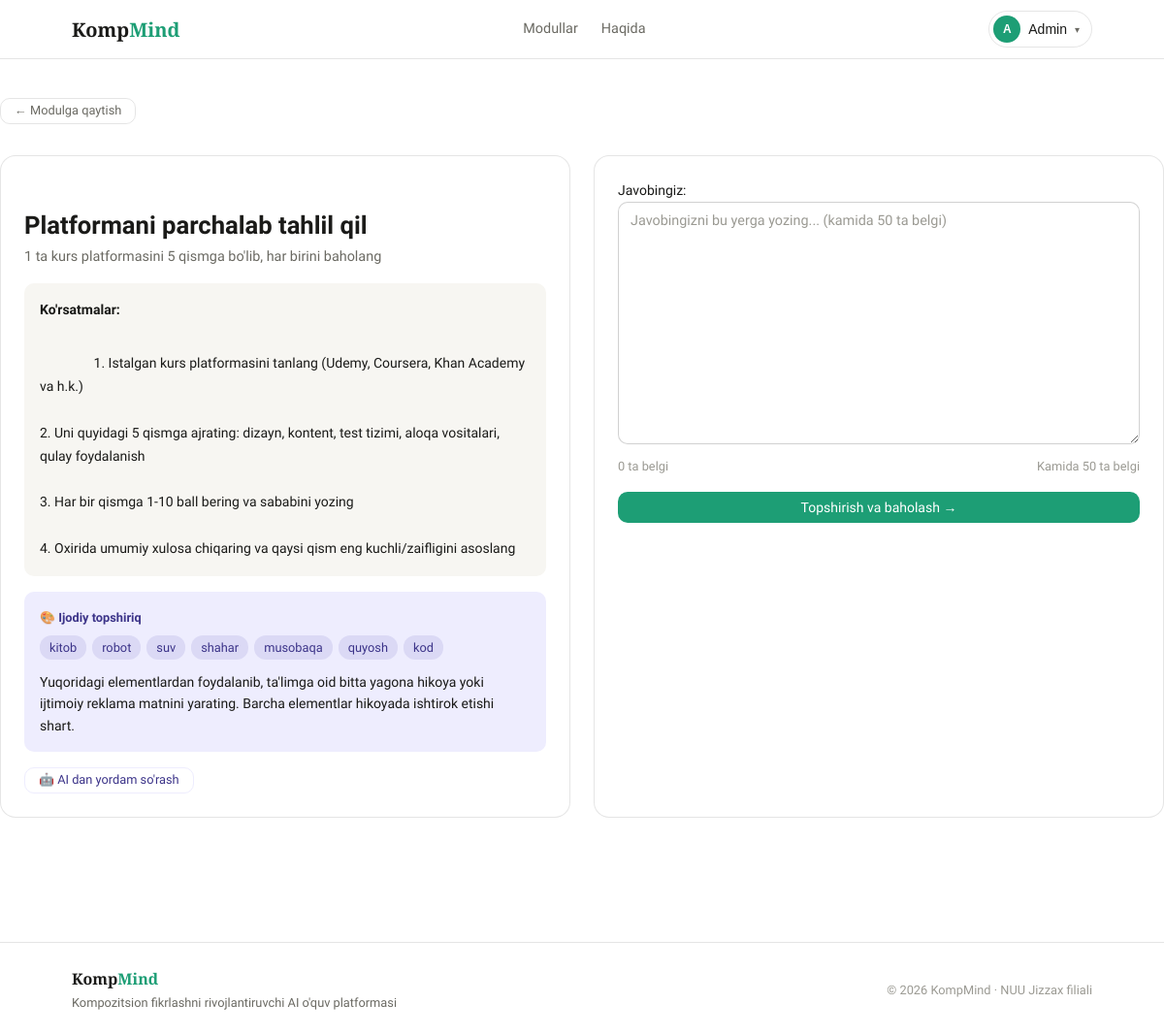
Screenshot of /exercises/1 (signed in) with the database file from the repository.
### tables this page shows
CREATE TABLE IF NOT EXISTS creative_tasks (
    id           INT UNSIGNED AUTO_INCREMENT PRIMARY KEY,
    exercise_id  INT UNSIGNED   NOT NULL,
    task_type    VARCHAR(60)    NOT NULL COMMENT 'elements_game, broken_composition, one_word, ...',
    elements     JSON           NULL COMMENT 'Tasodifiy elementlar massivi',
    prompt       TEXT           NOT NULL,
    created_at   DATETIME       NOT NULL DEFAULT CURRENT_TIMESTAMP,
    FOREIGN KEY (exercise_id) REFERENCES exercises(id) ON DELETE CASCADE
);

CREATE TABLE IF NOT EXISTS exercises (
    id          INT UNSIGNED AUTO_INCREMENT PRIMARY KEY,
    module_id   INT UNSIGNED    NOT NULL,
    title       VARCHAR(200)    NOT NULL,
    description TEXT            NOT NULL,
    instructions TEXT           NOT NULL,
    type        ENUM('practical','creative') NOT NULL DEFAULT 'practical',
    max_score   TINYINT         NOT NULL DEFAULT 100,
    sort_order  TINYINT         NOT NULL DEFAULT 0,
    is_active   TINYINT(1)      NOT NULL DEFAULT 1,
    created_at  DATETIME        NOT NULL DEFAULT CURRENT_TIMESTAMP,
    FOREIGN KEY (module_id) REFERENCES modules(id) ON DELETE CASCADE
);

### app/Controllers/ExerciseController.php (called while the page is built, shortened)
<?php
class ExerciseController extends Controller
{
    public function show(array $params = []): void
    {
        $exercise = Exercise::withCreativeTask((int)($params['id'] ?? 0));
        $userId     = Auth::user()['id'];
        $submission = Submission::byUserAndExercise($userId, $exercise['id']);
        $this->render('exercises.show', [
            'exercise'   => $exercise,
            'submission' => $submission,
            'title'      => $exercise['title'],
        ]);
    }
}

### public/index.php (called while the page is built, shortened)
<?php
require_once __DIR__ . '/../app/bootstrap.php';
$router = new \App\Core\Router();
$router->dispatch();

### app/bootstrap.php (called while the page is built, shortened)
<?php
function config(string $file, string $key = ''): mixed
{
    static $cache = [];
    if (!isset($cache[$file])) {
        $path = __DIR__ . '/../config/' . $file . '.php';
        $cache[$file] = file_exists($path) ? require $path : [];
    }
    if ($key === '') return $cache[$file];
    return $cache[$file][$key] ?? null;
}

### config/database.php (called while the page is built)
<?php
return [
    'host'    => $_ENV['DB_HOST']    ?? 'localhost',
    'port'    => $_ENV['DB_PORT']    ?? '3306',
    'dbname'  => $_ENV['DB_NAME']    ?? 'kfkaiedu_db',
    'user'    => $_ENV['DB_USER']    ?? 'root',
    'pass'    => $_ENV['DB_PASS']    ?? '',
    'charset' => $_ENV['DB_CHARSET'] ?? 'utf8mb4',
    'options' => [
        PDO::ATTR_ERRMODE            => PDO::ERRMODE_EXCEPTION,
        PDO::ATTR_DEFAULT_FETCH_MODE => PDO::FETCH_ASSOC,
        PDO::ATTR_EMULATE_PREPARES   => false,
    ],
];

### app/Core/Database.php (called while the page is built, shortened)
<?php
class Database
{
    private static ?PDO $instance = null;
    public static function getInstance(): PDO
    {
        if (self::$instance === null) {
            $cfg = config('database');
            $dsn = sprintf(
                'mysql:host=%s;port=%s;dbname=%s;charset=%s',
                $cfg['host'], $cfg['port'], $cfg['dbname'], $cfg['charset']
            );
            try {
                self::$instance = new PDO($dsn, $cfg['user'], $cfg['pass'], $cfg['options']);
            } catch (PDOException $e) {
                error_log('DB connection error: ' . $e->getMessage());
                http_response_code(500);
                die(json_encode(['error' => 'Database connection failed']));
            }
        }
        return self::$instance;
    }
    public static function query(string $sql, array $params = []): \PDOStatement
    {
        $stmt = self::getInstance()->prepare($sql);
        $stmt->execute($params);
        return $stmt;
    }
    public static function fetchOne(string $sql, array $params = []): array|false
    {
        return self::query($sql, $params)->fetch();
    }
}

### app/Models/Exercise.php (called while the page is built, shortened)
<?php
class Exercise extends Model
{
    public static function withCreativeTask(int $id): array|false
    {
        return Database::fetchOne(
            "SELECT e.*, ct.task_type, ct.elements, ct.prompt as creative_prompt
             FROM exercises e
             LEFT JOIN creative_tasks ct ON ct.exercise_id = e.id
             WHERE e.id = ?",
            [$id]
        );
    }
}

### app/Views/exercises/show.php (the view, shortened to what this page needs)
<?php
$hasSubmission = !empty($submission);
?>
<div class="page-header">
    <a href="/modules/<?= $exercise['module_id'] ?>" class="btn btn-ghost btn-sm">← Modulga qaytish</a>
</div>
<div class="exercise-layout">
    <div class="exercise-task">
        <div class="exercise-task-header">
            <h1 class="page-title"><?= htmlspecialchars($exercise['title']) ?></h1>
            <p class="exercise-description"><?= nl2br(htmlspecialchars($exercise['description'])) ?></p>
        </div>
        <div class="task-instructions">
            <h3 class="task-instructions-title">Ko'rsatmalar:</h3>
            <div class="task-instructions-body">
                <?= nl2br(htmlspecialchars($exercise['instructions'])) ?>
            </div>
        </div>
        <?php if (!empty($exercise['creative_prompt'])): ?>
        <div class="creative-prompt-box">
            <span class="creative-prompt-label">🎨 Ijodiy topshiriq</span>
            <?php if (!empty($exercise['elements'])): ?>
                <?php $elements = json_decode($exercise['elements'], true) ?? []; ?>
                <div class="creative-elements">
                    <?php foreach ($elements as $el): ?>
                        <span class="creative-tag"><?= htmlspecialchars(is_string($el) ? $el : json_encode($el)) ?></span>
                    <?php endforeach; ?>
                </div>
            <?php endif; ?>
            <p class="creative-prompt-text"><?= nl2br(htmlspecialchars($exercise['creative_prompt'])) ?></p>
        </div>
        <?php endif; ?>
        <button class="btn btn-ghost btn-sm ai-trigger"
                onclick="openAiHelper()"
                title="AI dan yordam so'rash">
            🤖 AI dan yordam so'rash
        </button>
    </div>
    <div class="exercise-answer">
        <form action="/exercises/<?= $exercise['id'] ?>/submit" method="POST" id="exercise-form">
            <label class="form-label">Javobingiz:</label>
            <textarea name="content"
                      id="answer-text"
                      class="form-control answer-textarea"
                      rows="12"
                      placeholder="Javobingizni bu yerga yozing... (kamida 50 ta belgi)"
                      required
                      minlength="50"><?= htmlspecialchars($submission['content'] ?? '') ?></textarea>
            <div class="answer-meta">
                <span id="char-count" class="char-count">0 ta belgi</span>
                <span class="answer-hint">Kamida 50 ta belgi</span>
            </div>
            <div class="answer-actions">
                <button type="submit" class="btn btn-primary btn-block" id="submit-btn">
                    <?= $hasSubmission ? 'Qayta topshirish' : 'Topshirish va baholash →' ?>
                </button>
            </div>
        </form>
    </div>
</div>

### app/Core/Router.php (shortened to what this page needs)
<?php
class Router
{
    private array $routes = [];
    private function addRoute(string $method, string $path, string $action, array $middleware): void
    {
        $this->routes[] = [
            'method'     => $method,
            'path'       => $path,
            'pattern'    => $this->pathToRegex($path),
            'action'     => $action,
            'middleware' => $middleware,
        ];
    }
    private function pathToRegex(string $path): string
    {
        $pattern = preg_replace('/\{([a-zA-Z_]+)\}/', '(?P<$1>[^/]+)', $path);
        return '#^' . $pattern . '$#';
    }
    public function dispatch(): void
    {
        $method = $_SERVER['REQUEST_METHOD'];
        $uri    = parse_url($_SERVER['REQUEST_URI'], PHP_URL_PATH);
        $uri    = rtrim($uri, '/') ?: '/';
        foreach ($this->routes as $route) {
            if ($route['method'] !== $method) continue;
            if (!preg_match($route['pattern'], $uri, $matches)) continue;
            $params = array_filter($matches, 'is_string', ARRAY_FILTER_USE_KEY);
            [$controllerName, $controllerMethod] = explode('@', $route['action']);
            if (!str_contains($controllerName, '\\')) {
                $controllerName = "App\\Controllers\\{$controllerName}";
            } else {
                $controllerName = "App\\Controllers\\{$controllerName}";
            }
            $controller = new $controllerName();
            $controller->$controllerMethod($params);
            return;
        }
    }
}

### public/assets/css/app.css (style rules this page uses)
*, *::before, *::after { box-sizing: border-box; margin: 0; padding: 0; }
:root { --green: #1D9E75; --green-dark: #0F6E56; --green-light: #E1F5EE; --purple: #534AB7; --purple-light:#EEEDFE; --amber: #BA7517; --amber-light: #FAEEDA; --red: #A32D2D; --red-light: #FCEBEB; --text: #1a1a18; --text-muted: #6b6a63; --text-hint: #9b9a93; --bg: #ffffff; --bg-surface: #f7f6f2; --bg-hover: #f0efe9; --border: rgba(0,0,0,0.10); --border-mid: rgba(0,0,0,0.18); --shadow-sm: 0 1px 4px rgba(0,0,0,0.07); --shadow-md: 0 4px 16px rgba(0,0,0,0.09); --radius-sm: 6px; --radius-md: 10px; --radius-lg: 16px; --radius-xl: 24px; --font-body: 'Sora', sans-serif; --font-display:'Playfair Display', serif; }
html { font-size: 16px; scroll-behavior: smooth; }
body { font-family: var(--font-body); color: var(--text); background: var(--bg); line-height: 1.65; -webkit-font-smoothing: antialiased; }
a { color: var(--green); text-decoration: none; }
.page-header { display: flex; align-items: flex-start; justify-content: space-between; flex-wrap: wrap; gap: 1rem; margin-bottom: 2rem; }
.page-title { font-size: 1.6rem; font-weight: 600; }

### public/assets/css/components.css (style rules this page uses)
.btn { display: inline-flex; align-items: center; justify-content: center; gap: 6px; padding: 9px 20px; border-radius: var(--radius-md); font-size: 0.875rem; font-weight: 500; font-family: var(--font-body); cursor: pointer; border: none; transition: all .15s; text-decoration: none; line-height: 1; white-space: nowrap; }
.btn-primary { background: var(--green); color: #fff; }
.btn-ghost { background: transparent; color: var(--text-muted); border: 0.5px solid var(--border); }
.btn-sm { padding: 6px 14px; font-size: 0.8rem; }
.btn-block { width: 100%; }
.form-label { font-size: 0.875rem; font-weight: 500; display: flex; justify-content: space-between; }
.form-control { width: 100%; padding: 10px 12px; border: 0.5px solid var(--border-mid); border-radius: var(--radius-md); font-size: 0.9rem; font-family: var(--font-body); color: var(--text); background: var(--bg); transition: border-color .15s, box-shadow .15s; }
.form-control::placeholder { color: var(--text-hint); }
.answer-textarea { resize: vertical; min-height: 250px; }
.answer-meta { display: flex; justify-content: space-between; font-size: 0.8rem; color: var(--text-hint); margin-top: 4px; }
.answer-actions { margin-top: 1rem; }
.exercise-layout { display: grid; grid-template-columns: 1fr 1fr; gap: 1.5rem; }
.exercise-task { background: var(--bg); border: 0.5px solid var(--border); border-radius: var(--radius-lg); padding: 1.5rem; display: flex; flex-direction: column; gap: 1rem; }
.exercise-description { color: var(--text-muted); font-size: 0.9rem; line-height: 1.6; }
.task-instructions { background: var(--bg-surface); border-radius: var(--radius-md); padding: 1rem; }
.task-instructions-title { font-size: 0.875rem; font-weight: 600; margin-bottom: 0.5rem; }
.task-instructions-body { font-size: 0.875rem; line-height: 1.7; white-space: pre-wrap; }
.creative-prompt-box { background: var(--purple-light); border-radius: var(--radius-md); padding: 1rem; }
.creative-prompt-label { font-size: 0.8rem; font-weight: 600; color: #3C3489; display: block; margin-bottom: 0.5rem; }
.creative-elements { display: flex; flex-wrap: wrap; gap: 6px; margin-bottom: 0.75rem; }
.creative-tag { background: rgba(83,74,183,0.12); color: #3C3489; padding: 2px 10px; border-radius: 12px; font-size: 0.8rem; font-weight: 500; }
.creative-prompt-text { font-size: 0.875rem; line-height: 1.6; color: var(--text); }
.ai-trigger { align-self: flex-start; color: #3C3489; border-color: var(--purple-light); }
.exercise-answer { background: var(--bg); border: 0.5px solid var(--border); border-radius: var(--radius-lg); padding: 1.5rem; display: flex; flex-direction: column; gap: 1rem; }

### rows the page displays
creative_tasks: exercise.title "Platformani parchalab tahlil qil", exercise.description "1 ta kurs platformasini 5 qismga bo'lib, har birini baholang", exercise.instructions "1. Istalgan kurs platformasini tanlang (Udemy, Coursera, Khan Academy va h.k.) 2. Uni quyidagi 5 qismga ajrating: dizayn, kontent, test tizimi, aloqa vositalari, qulay foydalanish 3. Har bir qismga 1-10 ball bering va sababini yozing 4. Oxirida umumiy xulosa chiqaring va qaysi qism eng kuchli/zaifligini asoslang", elements "kitob", elements "robot", elements "suv", elements "shahar", elements "musobaqa", elements "quyosh", elements "kod", prompt "Yuqoridagi elementlardan foydalanib, ta'limga oid bitta yagona hikoya yoki ijtimoiy reklama matnini yarating. Barcha elementlar hikoyada ishtirok etishi shart."
